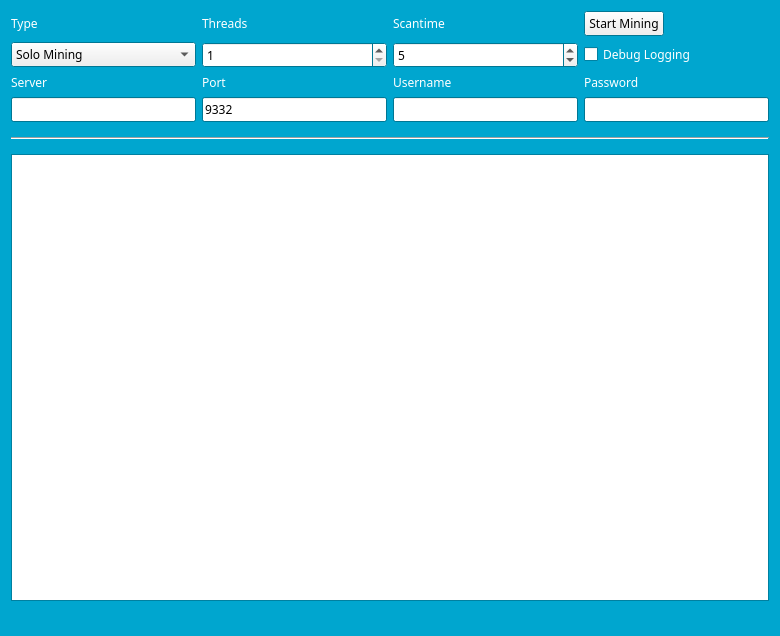
<?xml version="1.0" encoding="UTF-8"?>
<ui version="4.0">
 <class>MiningPage</class>
 <widget class="QWidget" name="MiningPage">
  <property name="geometry">
   <rect>
    <x>0</x>
    <y>0</y>
    <width>780</width>
    <height>636</height>
   </rect>
  </property>
  <property name="palette">
   <palette>
    <active>
     <colorrole role="WindowText">
      <brush brushstyle="SolidPattern">
       <color alpha="255">
        <red>255</red>
        <green>255</green>
        <blue>255</blue>
       </color>
      </brush>
     </colorrole>
     <colorrole role="Base">
      <brush brushstyle="SolidPattern">
       <color alpha="255">
        <red>255</red>
        <green>255</green>
        <blue>255</blue>
       </color>
      </brush>
     </colorrole>
     <colorrole role="Window">
      <brush brushstyle="SolidPattern">
       <color alpha="255">
        <red>0</red>
        <green>166</green>
        <blue>207</blue>
       </color>
      </brush>
     </colorrole>
    </active>
    <inactive>
     <colorrole role="WindowText">
      <brush brushstyle="SolidPattern">
       <color alpha="255">
        <red>255</red>
        <green>255</green>
        <blue>255</blue>
       </color>
      </brush>
     </colorrole>
     <colorrole role="Base">
      <brush brushstyle="SolidPattern">
       <color alpha="255">
        <red>255</red>
        <green>255</green>
        <blue>255</blue>
       </color>
      </brush>
     </colorrole>
     <colorrole role="Window">
      <brush brushstyle="SolidPattern">
       <color alpha="255">
        <red>0</red>
        <green>166</green>
        <blue>207</blue>
       </color>
      </brush>
     </colorrole>
    </inactive>
    <disabled>
     <colorrole role="WindowText">
      <brush brushstyle="SolidPattern">
       <color alpha="255">
        <red>120</red>
        <green>120</green>
        <blue>120</blue>
       </color>
      </brush>
     </colorrole>
     <colorrole role="Base">
      <brush brushstyle="SolidPattern">
       <color alpha="255">
        <red>0</red>
        <green>166</green>
        <blue>207</blue>
       </color>
      </brush>
     </colorrole>
     <colorrole role="Window">
      <brush brushstyle="SolidPattern">
       <color alpha="255">
        <red>0</red>
        <green>166</green>
        <blue>207</blue>
       </color>
      </brush>
     </colorrole>
    </disabled>
   </palette>
  </property>
  <property name="font">
   <font>
    <family>Finger Paint</family>
   </font>
  </property>
  <property name="windowTitle">
   <string>Mining</string>
  </property>
  <property name="autoFillBackground">
   <bool>true</bool>
  </property>
  <layout class="QGridLayout" name="gridLayout">
   <property name="sizeConstraint">
    <enum>QLayout::SetMaximumSize</enum>
   </property>
   <item row="7" column="1">
    <widget class="QLineEdit" name="serverLine">
     <property name="enabled">
      <bool>true</bool>
     </property>
     <property name="palette">
      <palette>
       <active>
        <colorrole role="WindowText">
         <brush brushstyle="SolidPattern">
          <color alpha="255">
           <red>0</red>
           <green>0</green>
           <blue>0</blue>
          </color>
         </brush>
        </colorrole>
       </active>
       <inactive>
        <colorrole role="WindowText">
         <brush brushstyle="SolidPattern">
          <color alpha="255">
           <red>0</red>
           <green>0</green>
           <blue>0</blue>
          </color>
         </brush>
        </colorrole>
       </inactive>
       <disabled>
        <colorrole role="WindowText">
         <brush brushstyle="SolidPattern">
          <color alpha="255">
           <red>127</red>
           <green>127</green>
           <blue>127</blue>
          </color>
         </brush>
        </colorrole>
       </disabled>
      </palette>
     </property>
     <property name="font">
      <font>
       <family>Finger Paint</family>
      </font>
     </property>
    </widget>
   </item>
   <item row="6" column="3">
    <widget class="QLabel" name="usernameLabel">
     <property name="enabled">
      <bool>true</bool>
     </property>
     <property name="palette">
      <palette>
       <active>
        <colorrole role="WindowText">
         <brush brushstyle="SolidPattern">
          <color alpha="255">
           <red>255</red>
           <green>255</green>
           <blue>255</blue>
          </color>
         </brush>
        </colorrole>
       </active>
       <inactive>
        <colorrole role="WindowText">
         <brush brushstyle="SolidPattern">
          <color alpha="255">
           <red>255</red>
           <green>255</green>
           <blue>255</blue>
          </color>
         </brush>
        </colorrole>
       </inactive>
       <disabled>
        <colorrole role="WindowText">
         <brush brushstyle="SolidPattern">
          <color alpha="255">
           <red>127</red>
           <green>127</green>
           <blue>127</blue>
          </color>
         </brush>
        </colorrole>
       </disabled>
      </palette>
     </property>
     <property name="font">
      <font>
       <family>Finger Paint</family>
      </font>
     </property>
     <property name="text">
      <string>Username</string>
     </property>
    </widget>
   </item>
   <item row="6" column="1">
    <widget class="QLabel" name="serverLabel">
     <property name="enabled">
      <bool>true</bool>
     </property>
     <property name="palette">
      <palette>
       <active>
        <colorrole role="WindowText">
         <brush brushstyle="SolidPattern">
          <color alpha="255">
           <red>255</red>
           <green>255</green>
           <blue>255</blue>
          </color>
         </brush>
        </colorrole>
       </active>
       <inactive>
        <colorrole role="WindowText">
         <brush brushstyle="SolidPattern">
          <color alpha="255">
           <red>255</red>
           <green>255</green>
           <blue>255</blue>
          </color>
         </brush>
        </colorrole>
       </inactive>
       <disabled>
        <colorrole role="WindowText">
         <brush brushstyle="SolidPattern">
          <color alpha="255">
           <red>127</red>
           <green>127</green>
           <blue>127</blue>
          </color>
         </brush>
        </colorrole>
       </disabled>
      </palette>
     </property>
     <property name="font">
      <font>
       <family>Finger Paint</family>
      </font>
     </property>
     <property name="text">
      <string>Server</string>
     </property>
    </widget>
   </item>
   <item row="7" column="3">
    <widget class="QLineEdit" name="usernameLine">
     <property name="enabled">
      <bool>true</bool>
     </property>
     <property name="palette">
      <palette>
       <active>
        <colorrole role="WindowText">
         <brush brushstyle="SolidPattern">
          <color alpha="255">
           <red>0</red>
           <green>0</green>
           <blue>0</blue>
          </color>
         </brush>
        </colorrole>
       </active>
       <inactive>
        <colorrole role="WindowText">
         <brush brushstyle="SolidPattern">
          <color alpha="255">
           <red>0</red>
           <green>0</green>
           <blue>0</blue>
          </color>
         </brush>
        </colorrole>
       </inactive>
       <disabled>
        <colorrole role="WindowText">
         <brush brushstyle="SolidPattern">
          <color alpha="255">
           <red>127</red>
           <green>127</green>
           <blue>127</blue>
          </color>
         </brush>
        </colorrole>
       </disabled>
      </palette>
     </property>
     <property name="font">
      <font>
       <family>Finger Paint</family>
      </font>
     </property>
     <property name="text">
      <string/>
     </property>
    </widget>
   </item>
   <item row="6" column="4">
    <widget class="QLabel" name="passwordLabel">
     <property name="enabled">
      <bool>true</bool>
     </property>
     <property name="palette">
      <palette>
       <active>
        <colorrole role="WindowText">
         <brush brushstyle="SolidPattern">
          <color alpha="255">
           <red>255</red>
           <green>255</green>
           <blue>255</blue>
          </color>
         </brush>
        </colorrole>
       </active>
       <inactive>
        <colorrole role="WindowText">
         <brush brushstyle="SolidPattern">
          <color alpha="255">
           <red>255</red>
           <green>255</green>
           <blue>255</blue>
          </color>
         </brush>
        </colorrole>
       </inactive>
       <disabled>
        <colorrole role="WindowText">
         <brush brushstyle="SolidPattern">
          <color alpha="255">
           <red>127</red>
           <green>127</green>
           <blue>127</blue>
          </color>
         </brush>
        </colorrole>
       </disabled>
      </palette>
     </property>
     <property name="font">
      <font>
       <family>Finger Paint</family>
      </font>
     </property>
     <property name="text">
      <string>Password</string>
     </property>
    </widget>
   </item>
   <item row="6" column="2">
    <widget class="QLabel" name="portLabel">
     <property name="enabled">
      <bool>true</bool>
     </property>
     <property name="palette">
      <palette>
       <active>
        <colorrole role="WindowText">
         <brush brushstyle="SolidPattern">
          <color alpha="255">
           <red>255</red>
           <green>255</green>
           <blue>255</blue>
          </color>
         </brush>
        </colorrole>
       </active>
       <inactive>
        <colorrole role="WindowText">
         <brush brushstyle="SolidPattern">
          <color alpha="255">
           <red>255</red>
           <green>255</green>
           <blue>255</blue>
          </color>
         </brush>
        </colorrole>
       </inactive>
       <disabled>
        <colorrole role="WindowText">
         <brush brushstyle="SolidPattern">
          <color alpha="255">
           <red>127</red>
           <green>127</green>
           <blue>127</blue>
          </color>
         </brush>
        </colorrole>
       </disabled>
      </palette>
     </property>
     <property name="font">
      <font>
       <family>Finger Paint</family>
      </font>
     </property>
     <property name="text">
      <string>Port</string>
     </property>
    </widget>
   </item>
   <item row="3" column="4">
    <widget class="QPushButton" name="startButton">
     <property name="sizePolicy">
      <sizepolicy hsizetype="Fixed" vsizetype="Fixed">
       <horstretch>0</horstretch>
       <verstretch>0</verstretch>
      </sizepolicy>
     </property>
     <property name="font">
      <font>
       <family>Finger Paint</family>
      </font>
     </property>
     <property name="text">
      <string>Start Mining</string>
     </property>
    </widget>
   </item>
   <item row="8" column="1" colspan="4">
    <widget class="Line" name="line">
     <property name="sizePolicy">
      <sizepolicy hsizetype="Minimum" vsizetype="Fixed">
       <horstretch>0</horstretch>
       <verstretch>0</verstretch>
      </sizepolicy>
     </property>
     <property name="minimumSize">
      <size>
       <width>0</width>
       <height>20</height>
      </size>
     </property>
     <property name="orientation">
      <enum>Qt::Horizontal</enum>
     </property>
    </widget>
   </item>
   <item row="13" column="1" colspan="4">
    <widget class="QListWidget" name="list">
     <property name="palette">
      <palette>
       <active>
        <colorrole role="WindowText">
         <brush brushstyle="SolidPattern">
          <color alpha="255">
           <red>0</red>
           <green>0</green>
           <blue>0</blue>
          </color>
         </brush>
        </colorrole>
       </active>
       <inactive>
        <colorrole role="WindowText">
         <brush brushstyle="SolidPattern">
          <color alpha="255">
           <red>0</red>
           <green>0</green>
           <blue>0</blue>
          </color>
         </brush>
        </colorrole>
       </inactive>
       <disabled>
        <colorrole role="WindowText">
         <brush brushstyle="SolidPattern">
          <color alpha="255">
           <red>127</red>
           <green>127</green>
           <blue>127</blue>
          </color>
         </brush>
        </colorrole>
       </disabled>
      </palette>
     </property>
     <property name="font">
      <font>
       <family>Finger Paint</family>
      </font>
     </property>
     <property name="autoScrollMargin">
      <number>100000</number>
     </property>
     <property name="dragDropMode">
      <enum>QAbstractItemView::DragOnly</enum>
     </property>
     <property name="selectionMode">
      <enum>QAbstractItemView::NoSelection</enum>
     </property>
     <property name="movement">
      <enum>QListView::Snap</enum>
     </property>
     <property name="batchSize">
      <number>10</number>
     </property>
    </widget>
   </item>
   <item row="14" column="1" colspan="2">
    <widget class="QLabel" name="shareCount">
     <property name="font">
      <font>
       <pointsize>10</pointsize>
       <weight>75</weight>
       <bold>true</bold>
      </font>
     </property>
     <property name="text">
      <string/>
     </property>
    </widget>
   </item>
   <item row="3" column="3">
    <widget class="QLabel" name="scantimeLabel">
     <property name="enabled">
      <bool>true</bool>
     </property>
     <property name="palette">
      <palette>
       <active>
        <colorrole role="WindowText">
         <brush brushstyle="SolidPattern">
          <color alpha="255">
           <red>255</red>
           <green>255</green>
           <blue>255</blue>
          </color>
         </brush>
        </colorrole>
       </active>
       <inactive>
        <colorrole role="WindowText">
         <brush brushstyle="SolidPattern">
          <color alpha="255">
           <red>255</red>
           <green>255</green>
           <blue>255</blue>
          </color>
         </brush>
        </colorrole>
       </inactive>
       <disabled>
        <colorrole role="WindowText">
         <brush brushstyle="SolidPattern">
          <color alpha="255">
           <red>127</red>
           <green>127</green>
           <blue>127</blue>
          </color>
         </brush>
        </colorrole>
       </disabled>
      </palette>
     </property>
     <property name="font">
      <font>
       <family>Finger Paint</family>
      </font>
     </property>
     <property name="layoutDirection">
      <enum>Qt::LeftToRight</enum>
     </property>
     <property name="text">
      <string>Scantime</string>
     </property>
    </widget>
   </item>
   <item row="3" column="2">
    <widget class="QLabel" name="threadsLabel">
     <property name="enabled">
      <bool>true</bool>
     </property>
     <property name="palette">
      <palette>
       <active>
        <colorrole role="WindowText">
         <brush brushstyle="SolidPattern">
          <color alpha="255">
           <red>255</red>
           <green>255</green>
           <blue>255</blue>
          </color>
         </brush>
        </colorrole>
       </active>
       <inactive>
        <colorrole role="WindowText">
         <brush brushstyle="SolidPattern">
          <color alpha="255">
           <red>255</red>
           <green>255</green>
           <blue>255</blue>
          </color>
         </brush>
        </colorrole>
       </inactive>
       <disabled>
        <colorrole role="WindowText">
         <brush brushstyle="SolidPattern">
          <color alpha="255">
           <red>127</red>
           <green>127</green>
           <blue>127</blue>
          </color>
         </brush>
        </colorrole>
       </disabled>
      </palette>
     </property>
     <property name="font">
      <font>
       <family>Finger Paint</family>
      </font>
     </property>
     <property name="text">
      <string>Threads</string>
     </property>
    </widget>
   </item>
   <item row="4" column="4">
    <widget class="QCheckBox" name="debugCheckBox">
     <property name="palette">
      <palette>
       <active>
        <colorrole role="WindowText">
         <brush brushstyle="SolidPattern">
          <color alpha="255">
           <red>255</red>
           <green>255</green>
           <blue>255</blue>
          </color>
         </brush>
        </colorrole>
       </active>
       <inactive>
        <colorrole role="WindowText">
         <brush brushstyle="SolidPattern">
          <color alpha="255">
           <red>255</red>
           <green>255</green>
           <blue>255</blue>
          </color>
         </brush>
        </colorrole>
       </inactive>
       <disabled>
        <colorrole role="WindowText">
         <brush brushstyle="SolidPattern">
          <color alpha="255">
           <red>127</red>
           <green>127</green>
           <blue>127</blue>
          </color>
         </brush>
        </colorrole>
       </disabled>
      </palette>
     </property>
     <property name="font">
      <font>
       <family>Finger Paint</family>
      </font>
     </property>
     <property name="text">
      <string>Debug Logging</string>
     </property>
    </widget>
   </item>
   <item row="3" column="1">
    <widget class="QLabel" name="typeLabel">
     <property name="palette">
      <palette>
       <active>
        <colorrole role="WindowText">
         <brush brushstyle="SolidPattern">
          <color alpha="255">
           <red>255</red>
           <green>255</green>
           <blue>255</blue>
          </color>
         </brush>
        </colorrole>
       </active>
       <inactive>
        <colorrole role="WindowText">
         <brush brushstyle="SolidPattern">
          <color alpha="255">
           <red>255</red>
           <green>255</green>
           <blue>255</blue>
          </color>
         </brush>
        </colorrole>
       </inactive>
       <disabled>
        <colorrole role="WindowText">
         <brush brushstyle="SolidPattern">
          <color alpha="255">
           <red>127</red>
           <green>127</green>
           <blue>127</blue>
          </color>
         </brush>
        </colorrole>
       </disabled>
      </palette>
     </property>
     <property name="font">
      <font>
       <family>Finger Paint</family>
      </font>
     </property>
     <property name="text">
      <string>Type</string>
     </property>
    </widget>
   </item>
   <item row="4" column="2">
    <widget class="QSpinBox" name="threadsBox">
     <property name="enabled">
      <bool>true</bool>
     </property>
     <property name="palette">
      <palette>
       <active>
        <colorrole role="WindowText">
         <brush brushstyle="SolidPattern">
          <color alpha="255">
           <red>0</red>
           <green>0</green>
           <blue>0</blue>
          </color>
         </brush>
        </colorrole>
       </active>
       <inactive>
        <colorrole role="WindowText">
         <brush brushstyle="SolidPattern">
          <color alpha="255">
           <red>0</red>
           <green>0</green>
           <blue>0</blue>
          </color>
         </brush>
        </colorrole>
       </inactive>
       <disabled>
        <colorrole role="WindowText">
         <brush brushstyle="SolidPattern">
          <color alpha="255">
           <red>127</red>
           <green>127</green>
           <blue>127</blue>
          </color>
         </brush>
        </colorrole>
       </disabled>
      </palette>
     </property>
     <property name="font">
      <font>
       <family>Finger Paint</family>
      </font>
     </property>
     <property name="minimum">
      <number>1</number>
     </property>
     <property name="maximum">
      <number>99</number>
     </property>
     <property name="singleStep">
      <number>1</number>
     </property>
    </widget>
   </item>
   <item row="4" column="1">
    <widget class="QComboBox" name="typeBox">
     <property name="font">
      <font>
       <family>Finger Paint</family>
      </font>
     </property>
     <property name="editable">
      <bool>false</bool>
     </property>
     <property name="currentIndex">
      <number>0</number>
     </property>
     <item>
      <property name="text">
       <string>Solo Mining</string>
      </property>
     </item>
     <item>
      <property name="text">
       <string>Pool Mining</string>
      </property>
     </item>
    </widget>
   </item>
   <item row="4" column="3">
    <widget class="QSpinBox" name="scantimeBox">
     <property name="enabled">
      <bool>true</bool>
     </property>
     <property name="palette">
      <palette>
       <active>
        <colorrole role="WindowText">
         <brush brushstyle="SolidPattern">
          <color alpha="255">
           <red>0</red>
           <green>0</green>
           <blue>0</blue>
          </color>
         </brush>
        </colorrole>
       </active>
       <inactive>
        <colorrole role="WindowText">
         <brush brushstyle="SolidPattern">
          <color alpha="255">
           <red>0</red>
           <green>0</green>
           <blue>0</blue>
          </color>
         </brush>
        </colorrole>
       </inactive>
       <disabled>
        <colorrole role="WindowText">
         <brush brushstyle="SolidPattern">
          <color alpha="255">
           <red>127</red>
           <green>127</green>
           <blue>127</blue>
          </color>
         </brush>
        </colorrole>
       </disabled>
      </palette>
     </property>
     <property name="font">
      <font>
       <family>Finger Paint</family>
      </font>
     </property>
     <property name="minimum">
      <number>1</number>
     </property>
     <property name="value">
      <number>5</number>
     </property>
    </widget>
   </item>
   <item row="7" column="2">
    <widget class="QLineEdit" name="portLine">
     <property name="enabled">
      <bool>true</bool>
     </property>
     <property name="palette">
      <palette>
       <active>
        <colorrole role="WindowText">
         <brush brushstyle="SolidPattern">
          <color alpha="255">
           <red>0</red>
           <green>0</green>
           <blue>0</blue>
          </color>
         </brush>
        </colorrole>
       </active>
       <inactive>
        <colorrole role="WindowText">
         <brush brushstyle="SolidPattern">
          <color alpha="255">
           <red>0</red>
           <green>0</green>
           <blue>0</blue>
          </color>
         </brush>
        </colorrole>
       </inactive>
       <disabled>
        <colorrole role="WindowText">
         <brush brushstyle="SolidPattern">
          <color alpha="255">
           <red>127</red>
           <green>127</green>
           <blue>127</blue>
          </color>
         </brush>
        </colorrole>
       </disabled>
      </palette>
     </property>
     <property name="font">
      <font>
       <family>Finger Paint</family>
      </font>
     </property>
     <property name="text">
      <string>9332</string>
     </property>
     <property name="value" stdset="0">
      <number>9332</number>
     </property>
    </widget>
   </item>
   <item row="7" column="4">
    <widget class="QLineEdit" name="passwordLine">
     <property name="enabled">
      <bool>true</bool>
     </property>
     <property name="palette">
      <palette>
       <active>
        <colorrole role="WindowText">
         <brush brushstyle="SolidPattern">
          <color alpha="255">
           <red>0</red>
           <green>0</green>
           <blue>0</blue>
          </color>
         </brush>
        </colorrole>
       </active>
       <inactive>
        <colorrole role="WindowText">
         <brush brushstyle="SolidPattern">
          <color alpha="255">
           <red>0</red>
           <green>0</green>
           <blue>0</blue>
          </color>
         </brush>
        </colorrole>
       </inactive>
       <disabled>
        <colorrole role="WindowText">
         <brush brushstyle="SolidPattern">
          <color alpha="255">
           <red>127</red>
           <green>127</green>
           <blue>127</blue>
          </color>
         </brush>
        </colorrole>
       </disabled>
      </palette>
     </property>
     <property name="font">
      <font>
       <family>Finger Paint</family>
      </font>
     </property>
    </widget>
   </item>
   <item row="14" column="3" colspan="2">
    <widget class="QLabel" name="mineSpeedLabel">
     <property name="sizePolicy">
      <sizepolicy hsizetype="Preferred" vsizetype="Preferred">
       <horstretch>0</horstretch>
       <verstretch>0</verstretch>
      </sizepolicy>
     </property>
     <property name="font">
      <font>
       <pointsize>10</pointsize>
       <weight>75</weight>
       <bold>true</bold>
      </font>
     </property>
     <property name="text">
      <string/>
     </property>
     <property name="alignment">
      <set>Qt::AlignRight|Qt::AlignTrailing|Qt::AlignVCenter</set>
     </property>
    </widget>
   </item>
  </layout>
 </widget>
 <layoutdefault spacing="6" margin="11"/>
 <tabstops>
  <tabstop>startButton</tabstop>
  <tabstop>typeBox</tabstop>
  <tabstop>threadsBox</tabstop>
  <tabstop>scantimeBox</tabstop>
  <tabstop>serverLine</tabstop>
  <tabstop>portLine</tabstop>
  <tabstop>usernameLine</tabstop>
  <tabstop>passwordLine</tabstop>
  <tabstop>debugCheckBox</tabstop>
  <tabstop>list</tabstop>
 </tabstops>
 <resources/>
 <connections/>
</ui>
